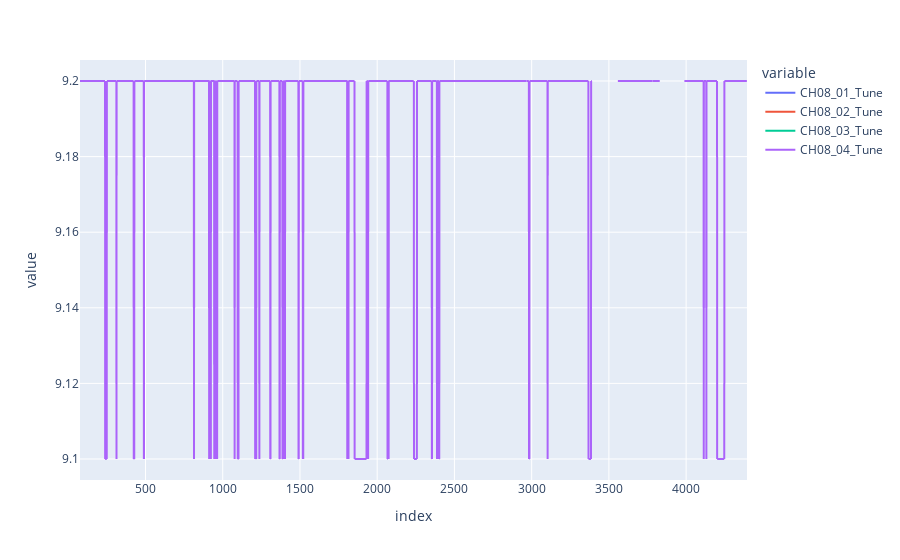

The cell this chart's notebook holds for it:
### Code cell
opt.df[['CH08_01_Tune','CH08_02_Tune','CH08_03_Tune','CH08_04_Tune']].plot()

### Figure 1 — Plotly figure (JSON) as saved in the notebook; plotly's stock layout.template omitted (floating-point values rounded to 4 significant figures; data arrays with more than 128 entries replaced by an {"elided": "..."} marker saying what was removed)
{"data": [{"hovertemplate": "variable=CH08_01_Tune<br>index=%{x}<br>value=%{y}<extra></extra>", "legendgroup": "CH08_01_Tune", "line": {"color": "#636efa", "dash": "solid"}, "marker": {"symbol": "circle"}, "mode": "lines", "name": "CH08_01_Tune", "showlegend": true, "type": "scattergl", "x": {"elided": "4319 int values"}, "xaxis": "x", "y": {"elided": "4319 float values"}, "yaxis": "y"}, {"hovertemplate": "variable=CH08_02_Tune<br>index=%{x}<br>value=%{y}<extra></extra>", "legendgroup": "CH08_02_Tune", "line": {"color": "#EF553B", "dash": "solid"}, "marker": {"symbol": "circle"}, "mode": "lines", "name": "CH08_02_Tune", "showlegend": true, "type": "scattergl", "x": {"elided": "4319 int values"}, "xaxis": "x", "y": {"elided": "4319 float values"}, "yaxis": "y"}, {"hovertemplate": "variable=CH08_03_Tune<br>index=%{x}<br>value=%{y}<extra></extra>", "legendgroup": "CH08_03_Tune", "line": {"color": "#00cc96", "dash": "solid"}, "marker": {"symbol": "circle"}, "mode": "lines", "name": "CH08_03_Tune", "showlegend": true, "type": "scattergl", "x": {"elided": "4319 int values"}, "xaxis": "x", "y": {"elided": "4319 float values"}, "yaxis": "y"}, {"hovertemplate": "variable=CH08_04_Tune<br>index=%{x}<br>value=%{y}<extra></extra>", "legendgroup": "CH08_04_Tune", "line": {"color": "#ab63fa", "dash": "solid"}, "marker": {"symbol": "circle"}, "mode": "lines", "name": "CH08_04_Tune", "showlegend": true, "type": "scattergl", "x": {"elided": "4319 int values"}, "xaxis": "x", "y": {"elided": "4319 float values"}, "yaxis": "y"}], "layout": {"legend": {"title": {"text": "variable"}, "tracegroupgap": 0}, "margin": {"t": 60}, "xaxis": {"anchor": "y", "domain": [0, 1], "title": {"text": "index"}}, "yaxis": {"anchor": "x", "domain": [0, 1], "title": {"text": "value"}}}}
